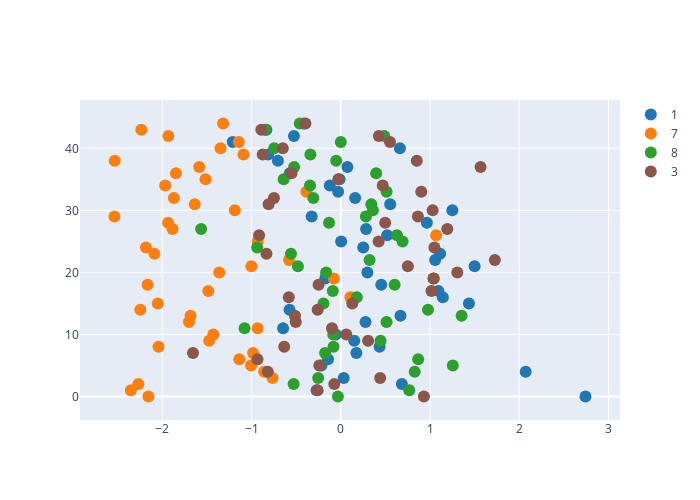

The notebook cell this image was saved under:
### Markdown cell above
##### 1d
---
一次元に分布をさせてみましょう．
縦軸はデータのインデックスなので無視して大丈夫です．

- *target_dims*: 可視化対象の次元番号のリスト

---

Let's make a one-dimensional distribution. The vertical axis is the index of the data so you can ignore it.

- *target_dims*: List of dimension index to visualize.

---

### Code cell
# ----- adjustable parameters ----- #
target_dims = [0]
# --------------------------------- #

trace = []
for i in range(len(numbers)):
    m = latents[labels==numbers[i]]
    _x = m[:, target_dims[0]] 
    trace.append(go.Scatter(x=_x, mode="markers", name=f"{numbers[i]}", 
                              marker = dict(size=12, color=colors[i])))
layout = go.Layout(width=700, height=500)    
data = trace
fig = dict(data=data, layout=layout)
iplot(fig)

### Figure 1 — Plotly figure (JSON) as saved in the notebook; plotly's stock layout.template omitted (floating-point values rounded to 4 significant figures)
{"data": [{"marker": {"color": "#1f77b4", "size": 12}, "mode": "markers", "name": "1", "type": "scatter", "x": [2.742, -0.2715, 0.6844, 0.03304, 2.072, -0.217, -0.1431, 0.1748, 0.4346, 0.1511, -0.05683, -0.6465, 0.2771, 0.6689, -0.5744, 1.436, 1.144, 1.095, 0.4536, -0.1732, 0.2981, 1.5, 1.058, 1.113, 0.2516, 0.004416, 0.5199, 0.2836, 0.9644, -0.3262, 1.25, 0.5539, 0.1606, -0.02971, -0.1226, -0.01315, -0.5712, 0.07406, -0.7049, -0.8141, 0.6628, -1.211, -0.5248, -0.8337, -0.4157]}, {"marker": {"color": "#ff7f0e", "size": 12}, "mode": "markers", "name": "7", "type": "scatter", "x": [-2.156, -2.353, -2.268, -0.7652, -0.859, -1.005, -1.138, -0.9829, -2.043, -1.475, -1.428, -0.9324, -1.702, -1.683, -2.247, -2.05, 0.1077, -1.485, -2.165, -0.07737, -1.362, -1.002, -0.5799, -2.088, -2.183, -0.931, 1.068, -1.886, -1.935, -2.536, -1.188, -1.637, -1.87, -0.3859, -1.968, -1.516, -1.847, -1.587, -2.534, -1.091, -1.348, -1.143, -1.933, -2.235, -1.319]}, {"marker": {"color": "#2ca02c", "size": 12}, "mode": "markers", "name": "8", "type": "scatter", "x": [-0.03219, 0.7671, -0.5285, -0.2536, 0.8284, 1.255, 0.8674, -0.1757, -0.08161, 0.4454, -0.08462, -1.078, 0.5124, 1.354, 0.9772, -0.1942, 0.1791, -0.0896, 0.6035, 1.043, -0.1643, -0.4805, 0.3226, -0.5579, -0.9373, 0.6921, 0.6296, -1.565, -0.1317, 0.2815, 0.36, 0.3419, -0.3075, 0.5132, -0.3448, -0.6405, 0.3964, -0.523, -0.05147, -0.3405, -0.7463, 0.0002049, 0.4871, -0.847, -0.4597]}, {"marker": {"color": "#8c564b", "size": 12}, "mode": "markers", "name": "3", "type": "scatter", "x": [0.9314, -0.2592, -0.07237, 0.4416, -0.8185, -0.2405, -0.9336, -1.656, -0.634, 0.3062, 0.06183, -0.09808, -0.5047, -0.5137, -0.2591, 0.1284, -0.5824, 1.016, -0.2492, 1.038, 1.306, 0.7514, 1.726, -0.8331, 1.049, 0.424, -0.9155, 1.193, 0.498, 0.8646, 1.03, -0.8091, -0.7488, 0.9021, 0.4703, -0.02705, -0.5529, 1.567, 0.8518, -0.8748, -0.6501, 0.5515, 0.4267, -0.8903, -0.3962]}], "layout": {"height": 500, "width": 700, "xaxis": {"autorange": true, "range": [-2.922, 3.129], "type": "linear"}, "yaxis": {"autorange": true, "range": [-3.788, 47.79]}}}
